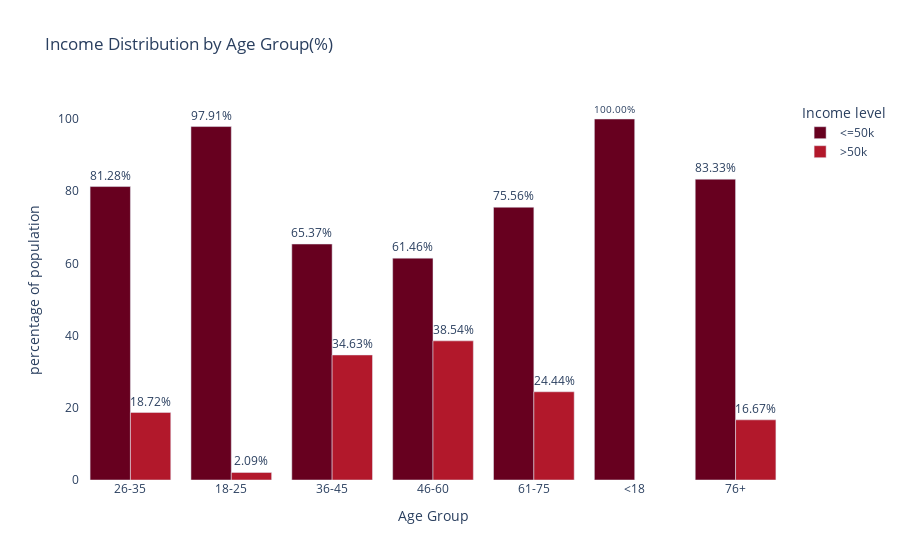
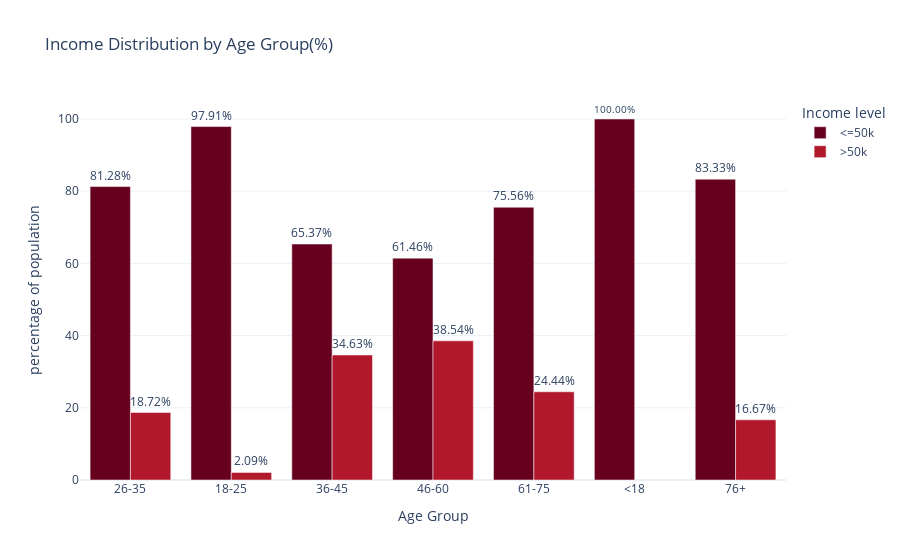
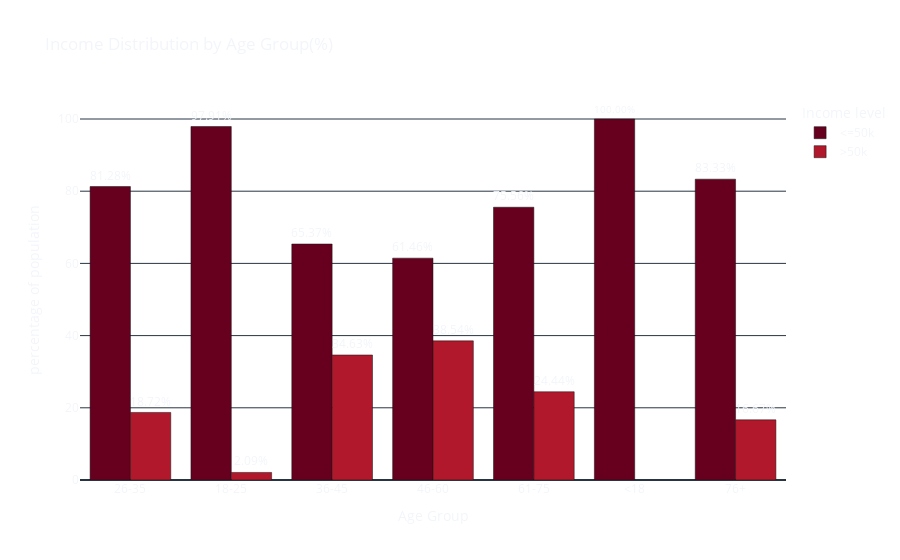
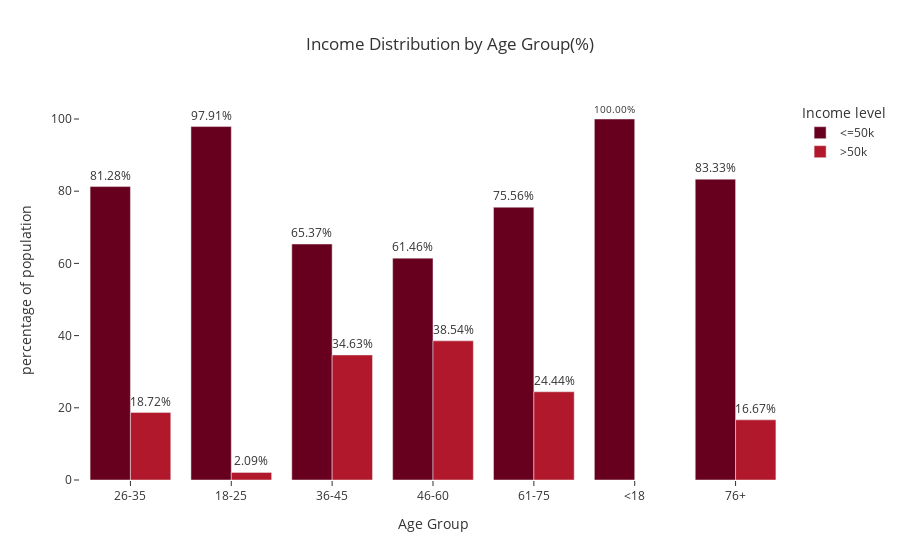

Notebook code for these charts, in order:
### Code cell
themes = ["plotly", "plotly_white","plotly_dark", "ggplot2", "seaborn", "simple_white", "presentation","xgridoff", "ygridoff", "gridon", "none"]
for theme in themes:
    fig.update_layout(template=theme)
    fig.show()

### Figure 1 — Plotly figure (JSON) as saved in the notebook; plotly's stock layout.template omitted (floating-point values rounded to 4 significant figures)
{"data": [{"alignmentgroup": "True", "hovertemplate": "income=<=50k<br>age_group=%{x}<br>percentage=%{text}<extra></extra>", "legendgroup": "<=50k", "marker": {"color": "rgb(103,0,31)", "pattern": {"shape": ""}}, "name": "<=50k", "offsetgroup": "<=50k", "orientation": "v", "showlegend": true, "text": [81.28, 97.91, 65.37, 61.46, 75.56, 100.0, 83.33], "textposition": "outside", "texttemplate": "%{text:.2f}%", "type": "bar", "x": ["26-35", "18-25", "36-45", "46-60", "61-75", "<18", "76+"], "xaxis": "x", "y": [81.28, 97.91, 65.37, 61.46, 75.56, 100.0, 83.33], "yaxis": "y"}, {"alignmentgroup": "True", "hovertemplate": "income=>50k<br>age_group=%{x}<br>percentage=%{text}<extra></extra>", "legendgroup": ">50k", "marker": {"color": "rgb(178,24,43)", "pattern": {"shape": ""}}, "name": ">50k", "offsetgroup": ">50k", "orientation": "v", "showlegend": true, "text": [38.54, 34.63, 18.72, 24.44, 2.093, 16.67], "textposition": "outside", "texttemplate": "%{text:.2f}%", "type": "bar", "x": ["46-60", "36-45", "26-35", "61-75", "18-25", "76+"], "xaxis": "x", "y": [38.54, 34.63, 18.72, 24.44, 2.093, 16.67], "yaxis": "y"}], "layout": {"autosize": true, "barmode": "group", "legend": {"title": {"text": "Income level"}, "tracegroupgap": 0}, "paper_bgcolor": "rgba(0, 0, 0, 0)", "plot_bgcolor": "rgba(0, 0, 0, 0)", "title": {"text": "Income Distribution by Age Group(%)"}, "xaxis": {"anchor": "y", "autorange": true, "domain": [0, 1], "range": [-0.5, 6.5], "title": {"text": "Age Group"}, "type": "category"}, "yaxis": {"anchor": "x", "autorange": true, "domain": [0, 1], "range": [0, 105.3], "title": {"text": "percentage of population"}, "type": "linear"}}}

### Figure 2 — Plotly figure (JSON) as saved in the notebook; plotly's stock layout.template omitted (floating-point values rounded to 4 significant figures)
{"data": [{"alignmentgroup": "True", "hovertemplate": "income=<=50k<br>age_group=%{x}<br>percentage=%{text}<extra></extra>", "legendgroup": "<=50k", "marker": {"color": "rgb(103,0,31)", "pattern": {"shape": ""}}, "name": "<=50k", "offsetgroup": "<=50k", "orientation": "v", "showlegend": true, "text": [81.28, 97.91, 65.37, 61.46, 75.56, 100.0, 83.33], "textposition": "outside", "texttemplate": "%{text:.2f}%", "type": "bar", "x": ["26-35", "18-25", "36-45", "46-60", "61-75", "<18", "76+"], "xaxis": "x", "y": [81.28, 97.91, 65.37, 61.46, 75.56, 100.0, 83.33], "yaxis": "y"}, {"alignmentgroup": "True", "hovertemplate": "income=>50k<br>age_group=%{x}<br>percentage=%{text}<extra></extra>", "legendgroup": ">50k", "marker": {"color": "rgb(178,24,43)", "pattern": {"shape": ""}}, "name": ">50k", "offsetgroup": ">50k", "orientation": "v", "showlegend": true, "text": [38.54, 34.63, 18.72, 24.44, 2.093, 16.67], "textposition": "outside", "texttemplate": "%{text:.2f}%", "type": "bar", "x": ["46-60", "36-45", "26-35", "61-75", "18-25", "76+"], "xaxis": "x", "y": [38.54, 34.63, 18.72, 24.44, 2.093, 16.67], "yaxis": "y"}], "layout": {"autosize": true, "barmode": "group", "legend": {"title": {"text": "Income level"}, "tracegroupgap": 0}, "paper_bgcolor": "rgba(0, 0, 0, 0)", "plot_bgcolor": "rgba(0, 0, 0, 0)", "title": {"text": "Income Distribution by Age Group(%)"}, "xaxis": {"anchor": "y", "autorange": true, "domain": [0, 1], "range": [-0.5, 6.5], "title": {"text": "Age Group"}, "type": "category"}, "yaxis": {"anchor": "x", "autorange": true, "domain": [0, 1], "range": [0, 105.3], "title": {"text": "percentage of population"}, "type": "linear"}}}

### Figure 3 — Plotly figure (JSON) as saved in the notebook; plotly's stock layout.template omitted (floating-point values rounded to 4 significant figures)
{"data": [{"alignmentgroup": "True", "hovertemplate": "income=<=50k<br>age_group=%{x}<br>percentage=%{text}<extra></extra>", "legendgroup": "<=50k", "marker": {"color": "rgb(103,0,31)", "pattern": {"shape": ""}}, "name": "<=50k", "offsetgroup": "<=50k", "orientation": "v", "showlegend": true, "text": [81.28, 97.91, 65.37, 61.46, 75.56, 100.0, 83.33], "textposition": "outside", "texttemplate": "%{text:.2f}%", "type": "bar", "x": ["26-35", "18-25", "36-45", "46-60", "61-75", "<18", "76+"], "xaxis": "x", "y": [81.28, 97.91, 65.37, 61.46, 75.56, 100.0, 83.33], "yaxis": "y"}, {"alignmentgroup": "True", "hovertemplate": "income=>50k<br>age_group=%{x}<br>percentage=%{text}<extra></extra>", "legendgroup": ">50k", "marker": {"color": "rgb(178,24,43)", "pattern": {"shape": ""}}, "name": ">50k", "offsetgroup": ">50k", "orientation": "v", "showlegend": true, "text": [38.54, 34.63, 18.72, 24.44, 2.093, 16.67], "textposition": "outside", "texttemplate": "%{text:.2f}%", "type": "bar", "x": ["46-60", "36-45", "26-35", "61-75", "18-25", "76+"], "xaxis": "x", "y": [38.54, 34.63, 18.72, 24.44, 2.093, 16.67], "yaxis": "y"}], "layout": {"autosize": true, "barmode": "group", "legend": {"title": {"text": "Income level"}, "tracegroupgap": 0}, "paper_bgcolor": "rgba(0, 0, 0, 0)", "plot_bgcolor": "rgba(0, 0, 0, 0)", "title": {"text": "Income Distribution by Age Group(%)"}, "xaxis": {"anchor": "y", "autorange": true, "domain": [0, 1], "range": [-0.5, 6.5], "title": {"text": "Age Group"}, "type": "category"}, "yaxis": {"anchor": "x", "autorange": true, "domain": [0, 1], "range": [0, 105.3], "title": {"text": "percentage of population"}, "type": "linear"}}}

### Figure 4 — Plotly figure (JSON) as saved in the notebook; plotly's stock layout.template omitted (floating-point values rounded to 4 significant figures)
{"data": [{"alignmentgroup": "True", "hovertemplate": "income=<=50k<br>age_group=%{x}<br>percentage=%{text}<extra></extra>", "legendgroup": "<=50k", "marker": {"color": "rgb(103,0,31)", "pattern": {"shape": ""}}, "name": "<=50k", "offsetgroup": "<=50k", "orientation": "v", "showlegend": true, "text": [81.28, 97.91, 65.37, 61.46, 75.56, 100.0, 83.33], "textposition": "outside", "texttemplate": "%{text:.2f}%", "type": "bar", "x": ["26-35", "18-25", "36-45", "46-60", "61-75", "<18", "76+"], "xaxis": "x", "y": [81.28, 97.91, 65.37, 61.46, 75.56, 100.0, 83.33], "yaxis": "y"}, {"alignmentgroup": "True", "hovertemplate": "income=>50k<br>age_group=%{x}<br>percentage=%{text}<extra></extra>", "legendgroup": ">50k", "marker": {"color": "rgb(178,24,43)", "pattern": {"shape": ""}}, "name": ">50k", "offsetgroup": ">50k", "orientation": "v", "showlegend": true, "text": [38.54, 34.63, 18.72, 24.44, 2.093, 16.67], "textposition": "outside", "texttemplate": "%{text:.2f}%", "type": "bar", "x": ["46-60", "36-45", "26-35", "61-75", "18-25", "76+"], "xaxis": "x", "y": [38.54, 34.63, 18.72, 24.44, 2.093, 16.67], "yaxis": "y"}], "layout": {"autosize": true, "barmode": "group", "legend": {"title": {"text": "Income level"}, "tracegroupgap": 0}, "paper_bgcolor": "rgba(0, 0, 0, 0)", "plot_bgcolor": "rgba(0, 0, 0, 0)", "title": {"text": "Income Distribution by Age Group(%)"}, "xaxis": {"anchor": "y", "autorange": true, "domain": [0, 1], "range": [-0.5, 6.5], "title": {"text": "Age Group"}, "type": "category"}, "yaxis": {"anchor": "x", "autorange": true, "domain": [0, 1], "range": [0, 105.3], "title": {"text": "percentage of population"}, "type": "linear"}}}
